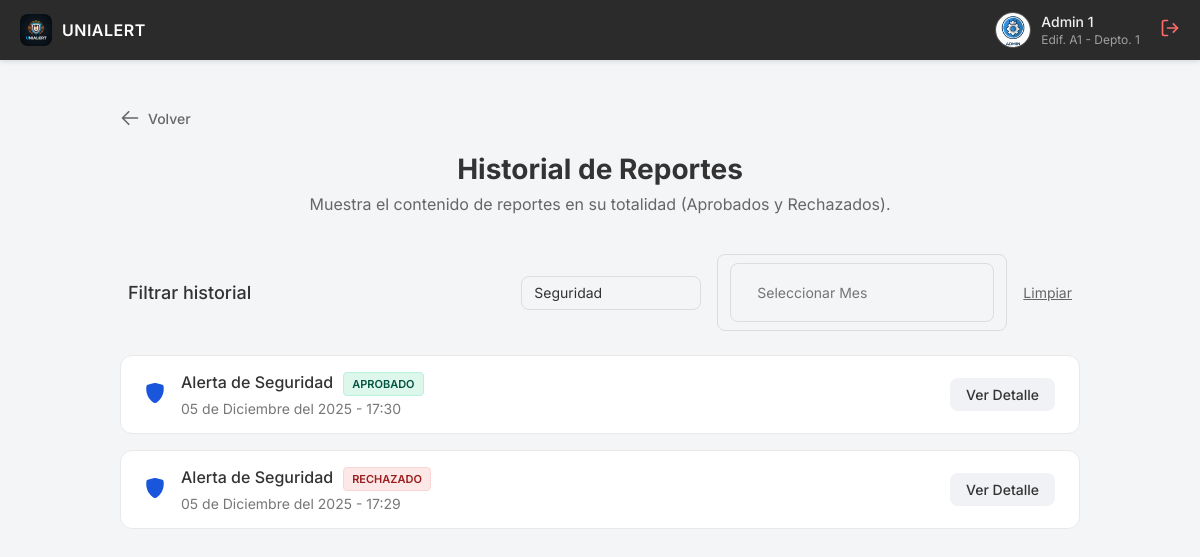
Screenshot of /Admin/HistorialReportes.php?tipo=seguridad (signed in) with the database file from the repository.
### tables this page shows
CREATE TABLE `usuarios` (
  `IdUsuario` int(11) NOT NULL,
  `IdRol` int(11) NOT NULL,
  `Nombre` varchar(100) NOT NULL,
  `ApPaterno` varchar(100) NOT NULL,
  `ApMaterno` varchar(100) DEFAULT NULL,
  `Correo` varchar(100) DEFAULT NULL,
  `Edificio` varchar(50) DEFAULT NULL,
  `Departamento` varchar(50) DEFAULT NULL,
  `Contador` int(11) DEFAULT 0,
  `Activo` tinyint(1) DEFAULT 1
);

CREATE TABLE `incidentes` (
  `IdIncidente` int(11) NOT NULL,
  `IdUsuario` int(11) NOT NULL,
  `IdVigilante` int(11) DEFAULT NULL,
  `EdificioAfectado` varchar(50) DEFAULT NULL,
  `DepartamentoAfectado` varchar(50) DEFAULT NULL,
  `Sangre` tinyint(1) DEFAULT 0,
  `TipoEmergencia` varchar(50) DEFAULT NULL,
  `PublicoOPrivado` varchar(20) DEFAULT NULL,
  `Armas` tinyint(1) DEFAULT 0,
  `Descripcion` text DEFAULT NULL,
  `Fecha` date DEFAULT curdate(),
  `HoraInicio` time DEFAULT curtime(),
  `HoraFin` time DEFAULT NULL,
  `AccionesGuardia` text DEFAULT NULL,
  `Aprobado` tinyint(4) DEFAULT 0,
  `Finalizado` tinyint(1) NOT NULL DEFAULT 0
);

### Admin/HistorialReportes.php (the view, shortened to what this page needs)
<?php
include '../Backend/conexion.php';
$idUsuario = $_SESSION['IdUsuario'];
$rolSesion = $_SESSION['Rol'];
$sql = "SELECT Nombre, ApPaterno, Edificio, Departamento FROM Usuarios WHERE IdUsuario = ?";
$stmt = $conn->prepare($sql);
$stmt->bind_param("i", $idUsuario);
$stmt->execute();
$resultado = $stmt->get_result();
$datos = $resultado->fetch_assoc();
$nombreMostrar = $datos['Nombre'] . " " . $datos['ApPaterno'];
$detallesMostrar = (!empty($datos['Edificio']) && !empty($datos['Departamento']))
    ? "Edif. " . $datos['Edificio'] . " - Depto. " . $datos['Departamento']
    : $rolSesion;
$whereClause = "WHERE Aprobado != 0";
$filtroTipo = isset($_GET['tipo']) ? $_GET['tipo'] : '';
if (!empty($filtroTipo)) {
    $whereClause .= " AND TipoEmergencia = '$filtroTipo'";
}
$filtroMes = isset($_GET['mes']) ? $_GET['mes'] : '';
$sqlReportes = "SELECT * FROM Incidentes $whereClause ORDER BY Fecha DESC, HoraInicio DESC";
$resultReportes = $conn->query($sqlReportes);
?>
<!DOCTYPE html>
<html lang="es">
<head>
    <link rel="stylesheet" href="../CSS/style.css">
    <link rel="stylesheet" href="../CSS/style.css">
    <link rel="stylesheet" href="https://cdn.jsdelivr.net/npm/flatpickr/dist/flatpickr.min.css">
    <link rel="stylesheet" href="https://npmcdn.com/flatpickr/dist/themes/material_blue.css">
    <link rel="stylesheet" href="https://cdn.jsdelivr.net/npm/flatpickr/dist/plugins/monthSelect/style.css">
</head>
<body class="body-admin">
    <header class="navbar">
        <div class="navbar-left">
            <img src="../Multimedia/Unialert Logo.png" alt="Logo de UniAlert" class="navbar-logo">
            <span class="navbar-logo-text">UNIALERT</span>
        </div>
        <div class="navbar-right">
            <img src="../Multimedia/AdminAvatar.png" alt="Avatar" class="user-avatar">
            <div class="user-info">
                <span class="user-name"><?php echo $nombreMostrar; ?></span>
                <span class="user-details"><?php echo $detallesMostrar; ?></span>
            </div>
            <a href="../Backend/logout.php" class="btn-logout" title="Cerrar Sesión" style="margin-left:20px; color:#ff6b6b; text-decoration:none;">
            </a>
        </div>
    </header>
    <main class="admin-container">
        <button onclick="window.location.href='Admin.php'" class="btn-back-global">
            <svg xmlns="http://www.w3.org/2000/svg" fill="none" viewBox="0 0 24 24" stroke-width="2" stroke="currentColor"><path stroke-linecap="round" stroke-linejoin="round" d="M10.5 19.5L3 12m0 0l7.5-7.5M3 12h18" /></svg>
            Volver
        </button>
        <div class="page-header">
            <h1>Historial de Reportes</h1>
            <p>Muestra el contenido de reportes en su totalidad (Aprobados y Rechazados).</p>
        </div>
        <form method="GET" class="filter-bar-simple" style="gap: 15px;">
            <div class="filter-bar-title">Filtrar historial</div>
            <div class="filter-bar-actions" style="width: auto;">
                <div class="date-picker-wrapper" style="width: 180px;">
                    <select name="tipo" class="form-input" style="border:none; background:transparent; padding:0; height:100%; cursor:pointer;" onchange="this.form.submit()">
                        <option value="seguridad" <?php if($filtroTipo == 'seguridad') echo 'selected'; ?>>Seguridad</option>
                    </select>
                </div>
                <div class="date-picker-wrapper">
                    <div class="date-picker-wrapper">
                        <input type="text" id="filtroFecha" name="mes" class="form-input calendar-input"
                            placeholder="Seleccionar Mes"
                            value="<?php echo $filtroMes; ?>"
                            readonly
                            style="cursor: pointer; background-color: transparent; border: none;">
                    </div>
                </div>
                <?php if(!empty($filtroTipo) || !empty($filtroMes)): ?>
                    <a href="HistorialReportes.php" style="color: #666; text-decoration: underline; font-size: 14px;">Limpiar</a>
                <?php endif; ?>
            </div>
        </form>
        <div class="report-list">
            <?php
            if ($resultReportes->num_rows > 0) {
                while($row = $resultReportes->fetch_assoc()) {
                    $esMedica = ($row['TipoEmergencia'] == 'medica');
                    $titulo = $esMedica ? "Alerta Médica" : "Alerta de Seguridad";
                    $fechaOriginal = strtotime($row['Fecha'] . ' ' . $row['HoraInicio']);
                    $meses = array("Enero","Febrero","Marzo","Abril","Mayo","Junio","Julio","Agosto","Septiembre","Octubre","Noviembre","Diciembre");
                    $dia = date('d', $fechaOriginal);
                    $mesIndex = date('n', $fechaOriginal) - 1;
                    $anio = date('Y', $fechaOriginal);
                    $hora = date('H:i', $fechaOriginal);
                    $fechaTexto = "$dia de " . $meses[$mesIndex] . " del $anio - $hora";
                    $estadoBadge = "";
                    if ($row['Aprobado'] == 1) {
                        $estadoBadge = '<span class="badge badge-approved">Aprobado</span>';
                    } elseif ($row['Aprobado'] == 2) {
                        $estadoBadge = '<span class="badge badge-rejected">Rechazado</span>';
                    }
                    echo '
                    <div class="report-item">
                        <div class="report-icon">';
                    echo '</div>
                        <div class="report-content">
                            <h4>' . $titulo . $estadoBadge . '</h4>
                            <p>' . $fechaTexto . '</p>
                        </div>
                        <a href="DetalleAprobacion.php?id=' . $row['IdIncidente'] . '" class="review-button">Ver Detalle</a>
                    </div>';
                }
            } else {
                echo '<p style="text-align:center; color:#666; padding:20px;">No hay reportes en el historial.</p>';
            }
            ?>
        </div>
    </main>
</body>
</html>

### CSS/style.css (style rules this page uses)
* { box-sizing: border-box; margin: 0; padding: 0; }
input[type="text"], input[type="password"], input[type="email"], select, textarea, .form-input { width: 100%; padding: 12px 14px; font-size: 14px; font-family: 'Inter', sans-serif; color: #333; background-color: #f9f9f9; border: 1px solid #ddd; border-radius: 8px; transition: border-color 0.2s, box-shadow 0.2s; -webkit-appearance: none; -moz-appearance: none; appearance: none; }
body { font-family: 'Inter', -apple-system, BlinkMacSystemFont, "Segoe UI", Roboto, Helvetica, Arial, sans-serif; background-color: #f4f5f7; color: #333; margin: 0; padding-top: 60px; box-sizing: border-box; }
.body-admin { display: flex; flex-direction: column; min-height: calc(100vh - 60px); }
.navbar { position: fixed; top: 0; left: 0; width: 100%; background-color: #2b2b2b; padding: 12px 20px; display: flex; justify-content: space-between; align-items: center; box-shadow: 0 2px 4px rgba(0, 0, 0, 0.1); z-index: 1000; }
.navbar-left, .navbar-right { display: flex; align-items: center; }
.navbar-logo { width: 32px; height: 32px; object-fit: contain; border-radius: 8px; margin-right: 10px; }
.navbar-logo-text { color: #ffffff; font-size: 16px; font-weight: 600; letter-spacing: 0.5px; }
.user-avatar { width: 36px; height: 36px; border-radius: 50%; object-fit: cover; margin-right: 10px; border: 1px solid rgba(255, 255, 255, 0.2); }
.user-info { display: flex; flex-direction: column; color: #f0f0f0; font-size: 14px; }
.user-name { font-weight: 500; margin-bottom: 2px; }
.user-details { font-size: 12px; color: #a0a0a0; }
body { padding-top: 60px; }
.admin-container { width: 90%; max-width: 960px; margin: 40px auto; flex-grow: 1; }
.page-header { text-align: center; margin-bottom: 40px; }
.page-header h1 { font-size: 28px; color: #333; margin-bottom: 8px; }
.page-header p { font-size: 16px; color: #666; }
.form-input { width: 100%; padding: 12px 14px; font-size: 14px; font-family: 'Inter', sans-serif; color: #333; background-color: #f9f9f9; border: 1px solid #ddd; border-radius: 8px; transition: border-color 0.2s, box-shadow 0.2s; -webkit-appearance: none; -moz-appearance: none; appearance: none; }
select.form-input { background-repeat: no-repeat; background-position: right 14px center; background-size: 10px 10px; }
.date-picker-wrapper { position: relative; display: flex; align-items: center; border: 1px solid #ddd; border-radius: 8px; padding: 8px 12px; }
.report-list { display: grid; gap: 16px; }
.report-item { display: flex; align-items: center; background-color: #fff; border: 1px solid #e9e9e9; border-radius: 12px; padding: 16px 24px; transition: box-shadow 0.2s; }
.report-icon { color: #888; margin-right: 16px; flex-shrink: 0; }
.report-content { flex-grow: 1; }
.report-content h4 { font-weight: 500; color: #333; margin: 0 0 4px 0; }
.report-content p { font-size: 14px; color: #777; margin: 0; }
.review-button { background-color: #f0f2f5; color: #333; padding: 8px 16px; border-radius: 8px; text-decoration: none; font-weight: 500; font-size: 14px; transition: background-color 0.2s; }
.filter-bar-simple { display: flex; justify-content: space-between; align-items: center; margin-bottom: 24px; padding: 0 8px; }
.filter-bar-title { font-size: 18px; font-weight: 500; color: #333; }
.filter-bar-actions { display: flex; align-items: center; gap: 16px; }
.btn-back-global { display: inline-flex; align-items: center; gap: 8px; background: transparent; border: none; color: #666; font-size: 14px; font-weight: 500; cursor: pointer; padding: 8px 12px 8px 0; margin-bottom: 16px; transition: color 0.2s; font-family: 'Inter', sans-serif; }
.btn-back-global svg { width: 20px; height: 20px; }

### Admin/HistorialReportes.php (style rules this page uses)
.badge { display: inline-block; padding: 4px 8px; border-radius: 4px; font-size: 11px; font-weight: 600; text-transform: uppercase; margin-left: 10px; }
.badge-approved { background-color: #def7ec; color: #03543f; border: 1px solid #bcf0da; }
.badge-rejected { background-color: #fde8e8; color: #9b1c1c; border: 1px solid #fbd5d5; }

### rows the page displays
usuarios: nombreMostrar "Admin 1", detallesMostrar "Edif. A1 - Depto. 1"
incidentes: TipoEmergencia "Alerta de Seguridad", Aprobado "APROBADO", fechaTexto "05 de Diciembre del 2025 - 17:30"
incidentes: TipoEmergencia "Alerta de Seguridad", Aprobado "RECHAZADO", fechaTexto "05 de Diciembre del 2025 - 17:29"
